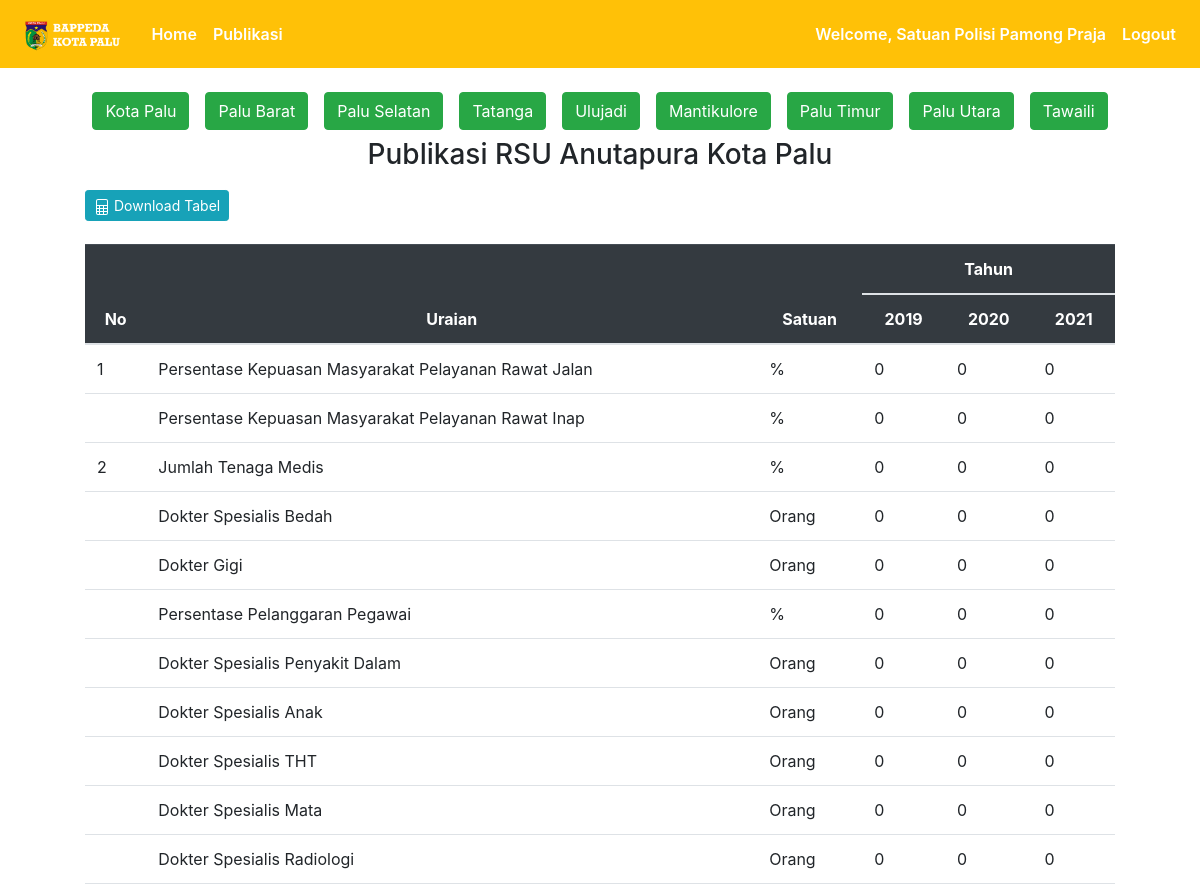
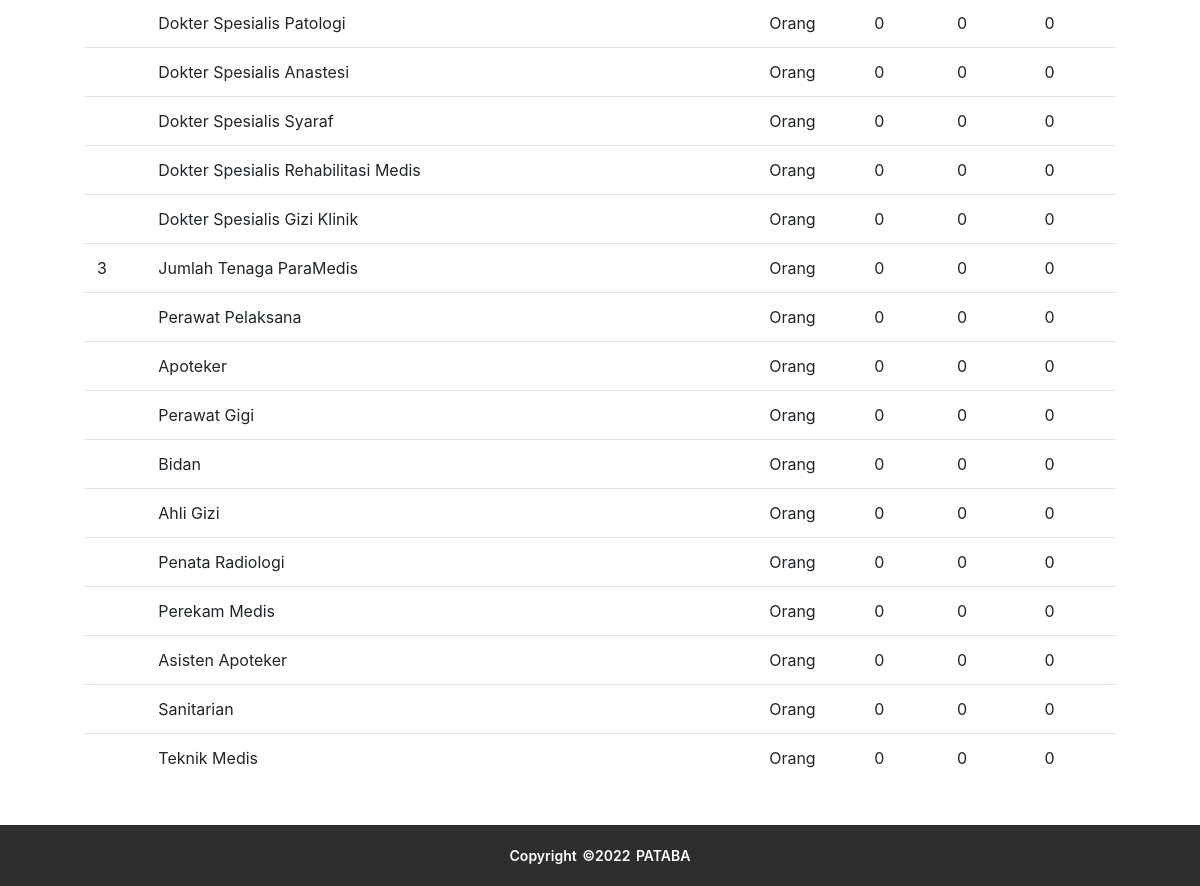
The app's page /publikasi/anutapura (signed in) with its own data (2 pictures, top to bottom).
### publication/models.py (models this page shows, shortened)
class Users(db.Model, UserMixin):
  id = db.Column(db.Integer(), primary_key=True)
  email = db.Column(db.String(), unique=True, nullable=False)
  password_hash = db.Column(db.String(), nullable=False)
  name = db.Column(db.String(), nullable=False)
  role = db.Column(db.String(), nullable=False)
  officer_of_district = db.Column(db.Integer(), db.ForeignKey('districts.id'), nullable=True)
  officer_of_agency = db.Column(db.Integer(), db.ForeignKey('agencies.id'), nullable=True)
  @property
  def password(self):
    return self.password

class Anutapura(db.Model):
  id = db.Column(db.Integer(), primary_key=True)
  tahun = db.Column(db.String(length=4), nullable=False)
  u1 = db.Column(db.Float())
  u2 = db.Column(db.Float())
  u3 = db.Column(db.Float())
  u4 = db.Column(db.Float())
  u5 = db.Column(db.Float())
  u6 = db.Column(db.Float())
  u7 = db.Column(db.Float())
  u8 = db.Column(db.Float())
  u9 = db.Column(db.Float())
  u10 = db.Column(db.Float())
  u11 = db.Column(db.Float())
  u12 = db.Column(db.Float())
  u13 = db.Column(db.Float())
  u14 = db.Column(db.Float())
  u15 = db.Column(db.Float())
  u16 = db.Column(db.Float())
  u17 = db.Column(db.Float())
  u18 = db.Column(db.Float())
  u19 = db.Column(db.Float())
  u20 = db.Column(db.Float())
  u21 = db.Column(db.Float())
  u22 = db.Column(db.Float())
  u23 = db.Column(db.Float())
  u24 = db.Column(db.Float())
  u25 = db.Column(db.Float())
  u26 = db.Column(db.Float())
  u27 = db.Column(db.Float())
  district_id = db.Column(db.Integer(), nullable=True)

### publication/anutapura/routes_anutapura.py (the view)
@app.route('/publikasi/anutapura')
def anutapura():
  data = Anutapura.query.filter_by(district_id=None).order_by(Anutapura.tahun).all()
  return render_template('anutapura/anutapura.html', data=data)

### publication/models.py (called while the page is built)
@login_manager.user_loader
def load_user(user_id):
    return Users.query.get(int(user_id))

### publication/templates/anutapura/anutapura.html (shortened to what this page needs)
{% extends 'base.html' %}
{% block content %}
  <div class="container">
    <div class="ket-tabel d-flex justify-content-center">
      <a href="{{ url_for('anutapura') }}" class="btn btn-success m-2">Kota Palu</a>
      <a href="{{ url_for('anutapura_kec', district_id=1) }}" class="btn btn-success m-2">Palu Barat</a>
      <a href="{{ url_for('anutapura_kec', district_id=2) }}" class="btn btn-success m-2">Palu Selatan</a>
      <a href="{{ url_for('anutapura_kec', district_id=3) }}" class="btn btn-success m-2">Tatanga</a>
      <a href="{{ url_for('anutapura_kec', district_id=4) }}" class="btn btn-success m-2">Ulujadi</a>
      <a href="{{ url_for('anutapura_kec', district_id=5) }}" class="btn btn-success m-2">Mantikulore</a>
      <a href="{{ url_for('anutapura_kec', district_id=6) }}" class="btn btn-success m-2">Palu Timur</a>
      <a href="{{ url_for('anutapura_kec', district_id=7) }}" class="btn btn-success m-2">Palu Utara</a>
      <a href="{{ url_for('anutapura_kec', district_id=8) }}" class="btn btn-success m-2">Tawaili</a>
    </div>
    <h3 class="text-center">Publikasi RSU Anutapura Kota Palu</h3>
    <button class="btn btn-sm btn-info btn-download" onclick="exportTableToExcel('anutapuraTable', 'tabel')">
      <span>
        Download Tabel
      </span>
    </button>
    <div class="table-responsive mb-5" style="padding: 5vh;">
      <table class="table" id="anutapuraTable">
        <thead class="table-dark text-center">
          <tr>
            <th rowspan="2" scope="col">No</th>
            <th rowspan="2" scope="col">Uraian</th>
            <th rowspan="2" scope="col">Satuan</th>
            <th colspan="{{ data|length + 1 }}" scope="col" style="text-align: center">Tahun</th>
          </tr>
          <tr>
            {% for d in data %}
              <th>
                {{ d.tahun }}
              </th>
            {% endfor %}
          </tr>
        </thead>
        <tbody>
          <tr>
            <td>1</td>
            <td>Persentase Kepuasan Masyarakat Pelayanan Rawat Jalan</td>
            <td>%</td>
            {% for d in data %}
            <td>{{ d.u1 }}</td>
            {% endfor %}
          </tr>
          <tr>
            <td></td>
            <td>Persentase Kepuasan Masyarakat Pelayanan Rawat Inap</td>
            <td>%</td>
            {% for d in data %}
            <td>{{ d.u2 }}</td>
            {% endfor %}
          </tr>
          <tr>
            <td>2</td>
            <td>Jumlah Tenaga Medis</td>
            <td>%</td>
            {% for d in data %}
            <td>{{ d.u3 }}</td>
            {% endfor %}
          </tr>
          <tr>
            <td></td>
            <td>Dokter Spesialis Bedah</td>
            <td>Orang</td>
            {% for d in data %}
            <td>{{ d.u4 }}</td>
            {% endfor %}
          </tr>
          <tr>
            <td></td>
            <td>Dokter Gigi</td>
            <td>Orang</td>
            {% for d in data %}
            <td>{{ d.u5 }}</td>
            {% endfor %}
          </tr>
          <tr>
            <td></td>
            <td>Persentase Pelanggaran Pegawai</td>
            <td>%</td>
            {% for d in data %}
            <td>{{ d.u6 }}</td>
            {% endfor %}
          </tr>
          <tr>
            <td></td>
            <td>Dokter Spesialis Penyakit Dalam</td>
            <td>Orang</td>
            {% for d in data %}
            <td>{{ d.u7 }}</td>
            {% endfor %}
          </tr>
          <tr>
            <td></td>
            <td>Dokter Spesialis Anak</td>
            <td>Orang</td>
            {% for d in data %}
            <td>{{ d.u8 }}</td>
            {% endfor %}
          </tr>
          <tr>
            <td></td>
            <td>Dokter Spesialis THT</td>
            <td>Orang</td>
            {% for d in data %}
            <td>{{ d.u9 }}</td>
            {% endfor %}
          </tr>
          <tr>
            <td></td>
            <td>Dokter Spesialis Mata</td>
            <td>Orang</td>
            {% for d in data %}
            <td>{{ d.u10 }}</td>
            {% endfor %}
          </tr>
          <tr>
            <td></td>
            <td>Dokter Spesialis Radiologi</td>
            <td>Orang</td>
            {% for d in data %}
            <td>{{ d.u11 }}</td>
            {% endfor %}
          </tr>
          <tr>
            <td></td>
            <td>Dokter Spesialis Patologi</td>
            <td>Orang</td>
            {% for d in data %}
            <td>{{ d.u12 }}</td>
            {% endfor %}
          </tr>
          <tr>
            <td></td>
            <td>Dokter Spesialis Anastesi</td>
            <td>Orang</td>
            {% for d in data %}
            <td>{{ d.u13 }}</td>
            {% endfor %}
          </tr>
          <tr>
            <td></td>
            <td>Dokter Spesialis Syaraf</td>
            <td>Orang</td>
            {% for d in data %}
            <td>{{ d.u14 }}</td>
            {% endfor %}
          </tr>
          <tr>
            <td></td>
            <td>Dokter Spesialis Rehabilitasi Medis</td>
            <td>Orang</td>
            {% for d in data %}
            <td>{{ d.u15 }}</td>
            {% endfor %}
          </tr>
          <tr>
            <td></td>
            <td>Dokter Spesialis Gizi Klinik</td>
            <td>Orang</td>
            {% for d in data %}
            <td>{{ d.u16 }}</td>
            {% endfor %}
          </tr>
          <tr>
            <td>3</td>
            <td>Jumlah Tenaga ParaMedis</td>
            <td>Orang</td>
            {% for d in data %}
            <td>{{ d.u17 }}</td>
            {% endfor %}
          </tr>
          <tr>
            <td></td>
            <td>Perawat Pelaksana</td>
            <td>Orang</td>
            {% for d in data %}
            <td>{{ d.u18 }}</td>
            {% endfor %}
          </tr>
          <tr>
            <td></td>
            <td>Apoteker</td>
            <td>Orang</td>
            {% for d in data %}
            <td>{{ d.u19 }}</td>
            {% endfor %}
          </tr>
          <tr>
            <td></td>
            <td>Perawat Gigi</td>
            <td>Orang</td>
            {% for d in data %}
            <td>{{ d.u20 }}</td>
            {% endfor %}
          </tr>
          <tr>
            <td></td>
            <td>Bidan</td>
            <td>Orang</td>
            {% for d in data %}
            <td>{{ d.u21 }}</td>
            {% endfor %}
          </tr>
          <tr>
            <td></td>
            <td>Ahli Gizi</td>
            <td>Orang</td>
            {% for d in data %}
            <td>{{ d.u22 }}</td>
            {% endfor %}
          </tr>
          <tr>
            <td></td>
            <td>Penata Radiologi</td>
            <td>Orang</td>
            {% for d in data %}
            <td>{{ d.u23 }}</td>
            {% endfor %}
          </tr>
          <tr>
            <td></td>
            <td>Perekam Medis</td>
            <td>Orang</td>
            {% for d in data %}
            <td>{{ d.u24 }}</td>
            {% endfor %}
          </tr>
          <tr>
            <td></td>
            <td>Asisten Apoteker</td>
            <td>Orang</td>
            {% for d in data %}
            <td>{{ d.u25 }}</td>
            {% endfor %}
          </tr>
          <tr>
            <td></td>
            <td>Sanitarian</td>
            <td>Orang</td>
            {% for d in data %}
            <td>{{ d.u26 }}</td>
            {% endfor %}
          </tr>
          <tr>
            <td></td>
            <td>Teknik Medis</td>
            <td>Orang</td>
            {% for d in data %}
            <td>{{ d.u27 }}</td>
            {% endfor %}
          </tr>
        </tbody>
      </table>
    </div>
  </div>
{% endblock %}

### publication/templates/base.html (shortened to what this page needs)
<!doctype html>
<html lang="en">
  <head>
    <link rel="stylesheet" href="https://cdn.jsdelivr.net/npm/bootstrap@4.5.3/dist/css/bootstrap.min.css">
    <link rel="stylesheet" href="https://unpkg.com/swiper/swiper-bundle.min.css"/>
    <link rel="stylesheet" href="{{ url_for('static', filename='css/style_agi.css') }}">
    <link rel="stylesheet" href="{{ url_for('static', filename='css/footer.css') }}">
  </head>
  <body>
    <nav class="navbar navbar-expand-md navbar-dark bg-warning my-navbar">
      <a class="navbar-brand" href="#">
        <img src="{{ url_for('static', filename='img/logo.png') }}" alt="" height="39px" class="d-inline-block align-text-top">
      </a>
        <div class="collapse navbar-collapse" id="navbarNav">
          <ul class="navbar-nav mr-auto">
            <li class="nav-item active">
                <a class="nav-link fw-bold" href="{{ url_for('home_page') }}">Home <span class="sr-only">(current)</span></a>
            </li>
            <li class="nav-item active">
              <a class="nav-link" href="{{ url_for('publikasi_page') }}">Publikasi</a>
            </li>
          </ul>
          {% if current_user.is_authenticated %}
            <ul class="navbar-nav">
              <li class="nav-item active">
                  <a class="nav-link">Welcome, {{ current_user.name }}</a>
              </li>
              <li class="nav-item active">
                  <a class="nav-link" href="{{ url_for('logout_page') }}">Logout</a>
              </li>
            </ul>
          {% else %}
            <ul class="navbar-nav">
              <li class="nav-item active">
                  <a class="nav-link" href="{{ url_for('login_page') }}">Login</a>
              </li>
            </ul>
          {% endif %}
        </div>
    </nav>
    {% block content %}
    {% endblock %}
    <footer>
      <div class="footer-bottom">
            Copyright &copy;2022 PATABA
      </div>
    </footer>
  </body>
</html>

### publication/static/css/style_agi.css (style rules this page uses)
nav { font-weight: 600; }
.btn-download { margin-left: 40px; margin-bottom: -25px; }

### publication/static/css/footer.css (style rules this page uses)
footer { position: fixed; left: 0; right: 0; bottom: 0; background-color: rgb(46, 46, 46); height: auto; width: auto; padding: 20px; font-size: 12px; color: white; font-weight: 600; }
.footer-bottom { font-size: 14px; word-spacing: 2px; text-align: center; text-transform: capitalize; }

### records on screen
Users: name "Satuan Polisi Pamong Praja"
Anutapura: tahun "2019", u1 "0", u2 "0", u3 "0", u4 "0", u5 "0", u6 "0", u7 "0", u8 "0", u9 "0", u10 "0", u11 "0", u12 "0", u13 "0", u14 "0", u15 "0", u16 "0", u17 "0", u18 "0", u19 "0", u20 "0", u21 "0", u22 "0", u23 "0", u24 "0", u25 "0", u26 "0", u27 "0"
Anutapura: tahun "2020", u1 "0", u2 "0", u3 "0", u4 "0", u5 "0", u6 "0", u7 "0", u8 "0", u9 "0", u10 "0", u11 "0", u12 "0", u13 "0", u14 "0", u15 "0", u16 "0", u17 "0", u18 "0", u19 "0", u20 "0", u21 "0", u22 "0", u23 "0", u24 "0", u25 "0", u26 "0", u27 "0"
Anutapura: tahun "2021", u1 "0", u2 "0", u3 "0", u4 "0", u5 "0", u6 "0", u7 "0", u8 "0", u9 "0", u10 "0", u11 "0", u12 "0", u13 "0", u14 "0", u15 "0", u16 "0", u17 "0", u18 "0", u19 "0", u20 "0", u21 "0", u22 "0", u23 "0", u24 "0", u25 "0", u26 "0", u27 "0"
